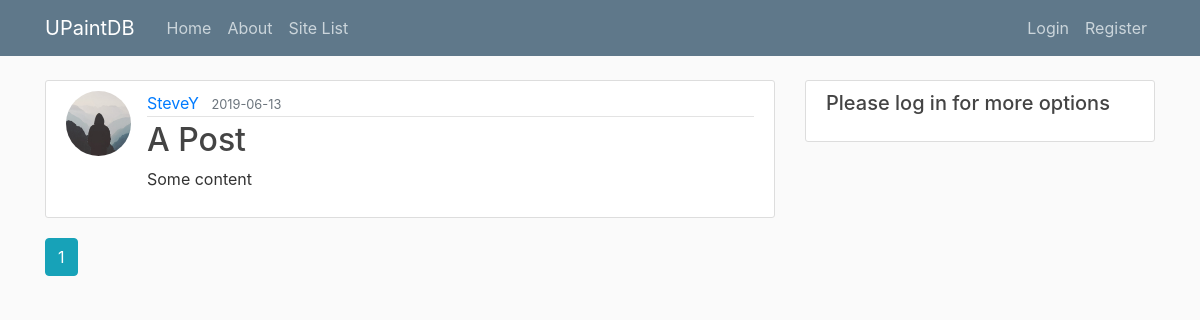
The page /home on the database its author committed.
### ultradb/models.py (models this page shows, shortened)
class Post(db.Model):
    id = db.Column(db.Integer, primary_key=True)
    title = db.Column(db.String(100), nullable=False)
    date_posted = db.Column(db.DateTime, nullable=False, default=datetime.utcnow)
    content = db.Column(db.Text, nullable=False)
    user_id = db.Column(db.Integer, db.ForeignKey('user.id'), nullable=False)

class User(db.Model, UserMixin):
    id = db.Column(db.Integer, primary_key=True)
    username = db.Column(db.String(20), unique=True, nullable=False)
    email = db.Column(db.String(120), unique=True, nullable=False)
    fName = db.Column(db.String(30), nullable=False)
    lName = db.Column(db.String(30), nullable=False)
    cellPhone = db.Column(db.String(20))
    image_file = db.Column(db.String(40), nullable=False, default='default.jpg')
    password = db.Column(db.String(60), nullable=False)
    posts = db.relationship('Post', backref='author', lazy=True)
    timesheets = db.relationship('Timesheet', secondary=user_timesheet, backref=db.backref('user', lazy='dynamic'), lazy='dynamic')

### ultradb/routes.py (the view)
@app.route("/")
@app.route("/home")
def home():
    page = request.args.get('page', 1, type=int)
    posts = Post.query.order_by(Post.date_posted.desc()).paginate(page=page, per_page=5)
    return render_template('home.html', posts=posts)

### ultradb/templates/home.html
{% extends "layout.html" %}
{% block content %}
    {% for post in posts.items %}
        <article class="media content-section">
          <img class="rounded-circle article-img" src="{{ url_for('static', filename='profile_pics/' + post.author.image_file) }}">
          <div class="media-body">
            <div class="article-metadata">
              <a class="mr-2" href="{{ url_for('user_posts', username=post.author.username) }}">{{ post.author.username }}</a>
              <small class="text-muted">{{ post.date_posted.strftime('%Y-%m-%d') }}</small>
            </div>
            <h2><a class="article-title" href="{{ url_for('post', post_id=post.id) }}">{{ post.title }}</a></h2>
            <p class="article-content">{{ post.content }}</p>
          </div>
        </article>
    {% endfor %}
    {% for page_num in posts.iter_pages(left_edge=1, right_edge=1, left_current=1, right_current=2) %}
      {% if page_num %}
        {% if posts.page == page_num %}
          <a class="btn btn-info mb-4" href="{{ url_for('home', page=page_num) }}">{{ page_num }}</a>
        {% else %}
          <a class="btn btn-outline-info mb-4" href="{{ url_for('home', page=page_num) }}">{{ page_num }}</a>
        {% endif %}
      {% else %}
        ...
      {% endif %}
    {% endfor %}
{% endblock content %}

### ultradb/static/main.css (style rules this page uses)
body { background: #fafafa; color: #333333; margin-top: 5rem; }
h1, h2, h3, h4, h5, h6 { color: #444444; }
.content-section { background: #ffffff; padding: 10px 20px; border: 1px solid #dddddd; border-radius: 3px; margin-bottom: 20px; }
.article-title { color: #444444; }
.article-content { white-space: pre-line; }
.article-img { height: 65px; width: 65px; margin-right: 16px; }
.article-metadata { padding-bottom: 1px; margin-bottom: 4px; border-bottom: 1px solid #e3e3e3 }

### rows shown on the page
Post: image_file (placeholder picture), author.username "SteveY", date_posted "2019-06-13", title "A Post", content "Some content"

### other values the page prints
{{ page_num }} "1"
